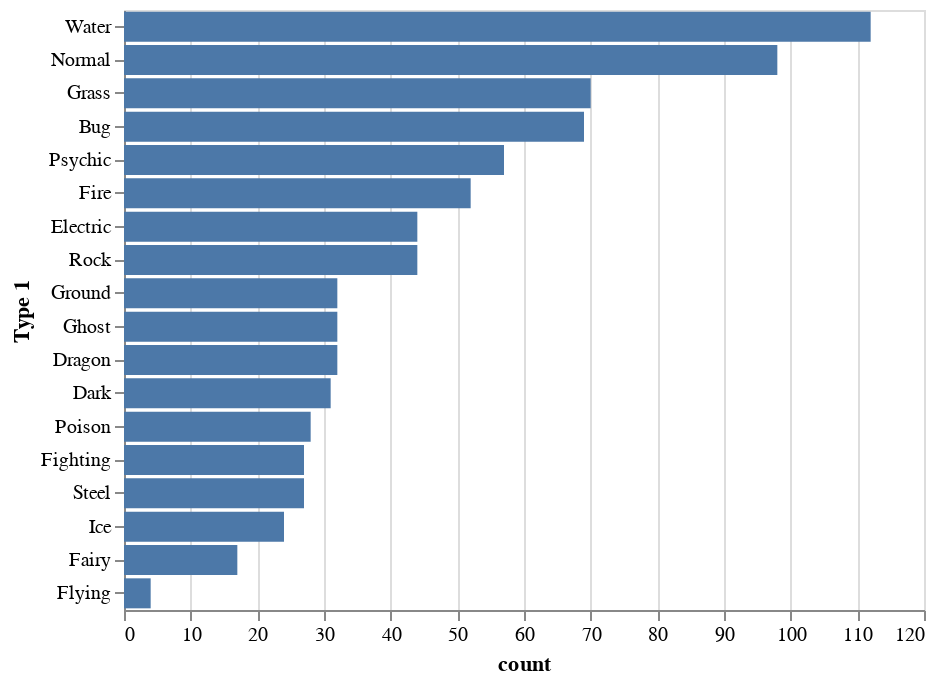

Notebook cell for this chart:
### Markdown cell above
## 6) Usando o dataset Pokemon, crie um rank bar que mostre o rank para Type 1

### Code cell
# resposta 6
alt.Chart(poke).transform_aggregate(
    count='count()',
    groupby=['Type 1']
).transform_window(
    rank='rank(count)',
    sort=[alt.SortField('count', order='descending')]
).mark_bar().encode(
    y=alt.Y('Type 1:N',
        sort=alt.EncodingSortField(field='count', op='sum', order='descending')
    ),
    x='count:Q',
)

### Figure 1 — Vega-Lite specification as saved in the notebook (floating-point values rounded to 4 significant figures; data arrays with more than 128 entries replaced by an {"elided": "..."} marker saying what was removed)
{"$schema": "https://vega.github.io/schema/vega-lite/v3.4.0.json", "config": {"mark": {"tooltip": null}, "view": {"height": 300, "width": 400}}, "data": {"name": "data-3a85dbec9759246882ecb2a4586afdbd"}, "datasets": {"data-3a85dbec9759246882ecb2a4586afdbd": {"elided": "800 records"}}, "encoding": {"x": {"field": "count", "type": "quantitative"}, "y": {"field": "Type 1", "sort": {"field": "count", "op": "sum", "order": "descending"}, "type": "nominal"}}, "mark": "bar", "transform": [{"aggregate": [{"as": "count", "op": "count"}], "groupby": ["Type 1"]}, {"sort": [{"field": "count", "order": "descending"}], "window": [{"as": "rank", "field": "count", "op": "rank"}]}]}
